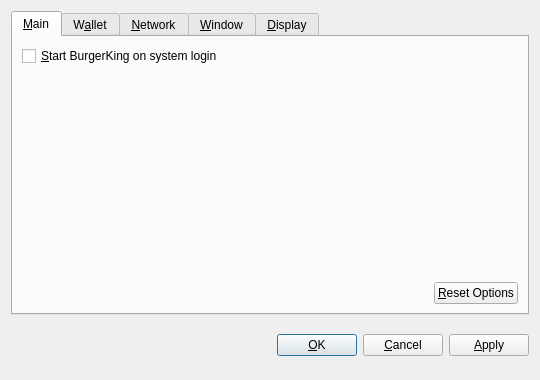
<?xml version="1.0" encoding="UTF-8"?>
<ui version="4.0">
 <class>OptionsDialog</class>
 <widget class="QDialog" name="OptionsDialog">
  <property name="geometry">
   <rect>
    <x>0</x>
    <y>0</y>
    <width>540</width>
    <height>380</height>
   </rect>
  </property>
  <property name="windowTitle">
   <string>Options</string>
  </property>
  <property name="modal">
   <bool>true</bool>
  </property>
  <layout class="QVBoxLayout" name="verticalLayout">
   <item>
    <widget class="QTabWidget" name="tabWidget">
     <property name="tabPosition">
      <enum>QTabWidget::North</enum>
     </property>
     <property name="currentIndex">
      <number>0</number>
     </property>
     <widget class="QWidget" name="tabMain">
      <attribute name="title">
       <string>&amp;Main</string>
      </attribute>
      <layout class="QVBoxLayout" name="verticalLayout_Main">
       <item>
        <widget class="QCheckBox" name="bitcoinAtStartup">
         <property name="toolTip">
          <string>Automatically start BurgerKing after logging in to the system.</string>
         </property>
         <property name="text">
          <string>&amp;Start BurgerKing on system login</string>
         </property>
        </widget>
       </item>
       <item>
        <spacer name="verticalSpacer_Main">
         <property name="orientation">
          <enum>Qt::Vertical</enum>
         </property>
         <property name="sizeHint" stdset="0">
          <size>
           <width>20</width>
           <height>40</height>
          </size>
         </property>
        </spacer>
       </item>
       <item>
        <layout class="QHBoxLayout" name="horizontalLayout_2_Main">
         <item>
          <spacer name="horizontalSpacer_2_Main">
           <property name="orientation">
            <enum>Qt::Horizontal</enum>
           </property>
           <property name="sizeHint" stdset="0">
            <size>
             <width>40</width>
             <height>20</height>
            </size>
           </property>
          </spacer>
         </item>
         <item>
          <widget class="QPushButton" name="resetButton">
           <property name="toolTip">
            <string>Reset all client options to default.</string>
           </property>
           <property name="text">
            <string>&amp;Reset Options</string>
           </property>
           <property name="autoDefault">
            <bool>false</bool>
           </property>
          </widget>
         </item>
        </layout>
       </item>
      </layout>
     </widget>
     <widget class="QWidget" name="tabWallet">
      <attribute name="title">
       <string>W&amp;allet</string>
      </attribute>
      <layout class="QVBoxLayout" name="verticalLayout_Network">
       <item>
        <widget class="QLabel" name="transactionFeeInfoLabel">
         <property name="text">
          <string>Optional transaction fee per kB that helps make sure your transactions are processed quickly. Most transactions are 1 kB.</string>
         </property>
         <property name="textFormat">
          <enum>Qt::PlainText</enum>
         </property>
         <property name="wordWrap">
          <bool>true</bool>
         </property>
        </widget>
       </item>
       <item>
        <layout class="QHBoxLayout" name="horizontalLayout_1_Main">
         <item>
          <widget class="QLabel" name="transactionFeeLabel">
           <property name="text">
            <string>Pay transaction &amp;fee</string>
           </property>
           <property name="textFormat">
            <enum>Qt::PlainText</enum>
           </property>
           <property name="buddy">
            <cstring>transactionFee</cstring>
           </property>
          </widget>
         </item>
         <item>
          <widget class="BitcoinAmountField" name="transactionFee"/>
         </item>
         <item>
          <spacer name="horizontalSpacer_1_Main">
           <property name="orientation">
            <enum>Qt::Horizontal</enum>
           </property>
           <property name="sizeHint" stdset="0">
            <size>
             <width>40</width>
             <height>20</height>
            </size>
           </property>
          </spacer>
         </item>
        </layout>
       </item>
       <item>
        <widget class="QLabel" name="label">
         <property name="text">
          <string>If you disable the spending of unconfirmed change, the change from a transaction cannot be used until that transaction has at least one confirmation. This also affects how your balance is computed.</string>
         </property>
         <property name="wordWrap">
          <bool>true</bool>
         </property>
        </widget>
       </item>
       <item>
        <widget class="QCheckBox" name="spendZeroConfChange">
         <property name="text">
          <string>Spend unconfirmed change  (experts only)</string>
         </property>
        </widget>
       </item>
       <item>
        <spacer name="verticalSpacer">
         <property name="orientation">
          <enum>Qt::Vertical</enum>
         </property>
         <property name="sizeHint" stdset="0">
          <size>
           <width>20</width>
           <height>40</height>
          </size>
         </property>
        </spacer>
       </item>
      </layout>
     </widget>
     <widget class="QWidget" name="tabNetwork">
      <attribute name="title">
       <string>&amp;Network</string>
      </attribute>
      <layout class="QVBoxLayout" name="verticalLayout_Network">
       <item>
        <widget class="QCheckBox" name="mapPortUpnp">
         <property name="toolTip">
          <string>Automatically open the BurgerKing client port on the router. This only works when your router supports UPnP and it is enabled.</string>
         </property>
         <property name="text">
          <string>Map port using &amp;UPnP</string>
         </property>
        </widget>
       </item>
       <item>
        <widget class="QCheckBox" name="connectSocks">
         <property name="toolTip">
          <string>Connect to the BurgerKing network through a SOCKS proxy (e.g. when connecting through Tor).</string>
         </property>
         <property name="text">
          <string>&amp;Connect through SOCKS proxy:</string>
         </property>
        </widget>
       </item>
       <item>
        <layout class="QHBoxLayout" name="horizontalLayout_Network">
         <item>
          <widget class="QLabel" name="proxyIpLabel">
           <property name="text">
            <string>Proxy &amp;IP:</string>
           </property>
           <property name="textFormat">
            <enum>Qt::PlainText</enum>
           </property>
           <property name="buddy">
            <cstring>proxyIp</cstring>
           </property>
          </widget>
         </item>
         <item>
          <widget class="QValidatedLineEdit" name="proxyIp">
           <property name="maximumSize">
            <size>
             <width>140</width>
             <height>16777215</height>
            </size>
           </property>
           <property name="toolTip">
            <string>IP address of the proxy (e.g. 127.0.0.1)</string>
           </property>
          </widget>
         </item>
         <item>
          <widget class="QLabel" name="proxyPortLabel">
           <property name="text">
            <string>&amp;Port:</string>
           </property>
           <property name="textFormat">
            <enum>Qt::PlainText</enum>
           </property>
           <property name="buddy">
            <cstring>proxyPort</cstring>
           </property>
          </widget>
         </item>
         <item>
          <widget class="QLineEdit" name="proxyPort">
           <property name="maximumSize">
            <size>
             <width>55</width>
             <height>16777215</height>
            </size>
           </property>
           <property name="toolTip">
            <string>Port of the proxy (e.g. 9050)</string>
           </property>
          </widget>
         </item>
         <item>
          <widget class="QLabel" name="socksVersionLabel">
           <property name="text">
            <string>SOCKS &amp;Version:</string>
           </property>
           <property name="textFormat">
            <enum>Qt::PlainText</enum>
           </property>
           <property name="buddy">
            <cstring>socksVersion</cstring>
           </property>
          </widget>
         </item>
         <item>
          <widget class="QValueComboBox" name="socksVersion">
           <property name="toolTip">
            <string>SOCKS version of the proxy (e.g. 5)</string>
           </property>
          </widget>
         </item>
         <item>
          <spacer name="horizontalSpacer_Network">
           <property name="orientation">
            <enum>Qt::Horizontal</enum>
           </property>
           <property name="sizeHint" stdset="0">
            <size>
             <width>40</width>
             <height>20</height>
            </size>
           </property>
          </spacer>
         </item>
        </layout>
       </item>
       <item>
        <spacer name="verticalSpacer_Network">
         <property name="orientation">
          <enum>Qt::Vertical</enum>
         </property>
         <property name="sizeHint" stdset="0">
          <size>
           <width>20</width>
           <height>40</height>
          </size>
         </property>
        </spacer>
       </item>
      </layout>
     </widget>
     <widget class="QWidget" name="tabWindow">
      <attribute name="title">
       <string>&amp;Window</string>
      </attribute>
      <layout class="QVBoxLayout" name="verticalLayout_Window">
       <item>
        <widget class="QCheckBox" name="minimizeToTray">
         <property name="toolTip">
          <string>Show only a tray icon after minimizing the window.</string>
         </property>
         <property name="text">
          <string>&amp;Minimize to the tray instead of the taskbar</string>
         </property>
        </widget>
       </item>
       <item>
        <widget class="QCheckBox" name="minimizeOnClose">
         <property name="toolTip">
          <string>Minimize instead of exit the application when the window is closed. When this option is enabled, the application will be closed only after selecting Quit in the menu.</string>
         </property>
         <property name="text">
          <string>M&amp;inimize on close</string>
         </property>
        </widget>
       </item>
       <item>
        <spacer name="verticalSpacer_Window">
         <property name="orientation">
          <enum>Qt::Vertical</enum>
         </property>
         <property name="sizeHint" stdset="0">
          <size>
           <width>20</width>
           <height>40</height>
          </size>
         </property>
        </spacer>
       </item>
      </layout>
     </widget>
     <widget class="QWidget" name="tabDisplay">
      <attribute name="title">
       <string>&amp;Display</string>
      </attribute>
      <layout class="QVBoxLayout" name="verticalLayout_Display">
       <item>
        <layout class="QHBoxLayout" name="horizontalLayout_1_Display">
         <item>
          <widget class="QLabel" name="langLabel">
           <property name="text">
            <string>User Interface &amp;language:</string>
           </property>
           <property name="textFormat">
            <enum>Qt::PlainText</enum>
           </property>
           <property name="buddy">
            <cstring>lang</cstring>
           </property>
          </widget>
         </item>
         <item>
          <widget class="QValueComboBox" name="lang">
           <property name="toolTip">
            <string>The user interface language can be set here. This setting will take effect after restarting BurgerKing.</string>
           </property>
          </widget>
         </item>
        </layout>
       </item>
       <item>
        <layout class="QHBoxLayout" name="horizontalLayout_2_Display">
         <item>
          <widget class="QLabel" name="unitLabel">
           <property name="text">
            <string>&amp;Unit to show amounts in:</string>
           </property>
           <property name="textFormat">
            <enum>Qt::PlainText</enum>
           </property>
           <property name="buddy">
            <cstring>unit</cstring>
           </property>
          </widget>
         </item>
         <item>
          <widget class="QValueComboBox" name="unit">
           <property name="toolTip">
            <string>Choose the default subdivision unit to show in the interface and when sending coins.</string>
           </property>
          </widget>
         </item>
        </layout>
       </item>
       <item>
        <widget class="QCheckBox" name="displayAddresses">
         <property name="toolTip">
          <string>Whether to show BurgerKing addresses in the transaction list or not.</string>
         </property>
         <property name="text">
          <string>&amp;Display addresses in transaction list</string>
         </property>
        </widget>
       </item>
       <item>
        <widget class="QCheckBox" name="coinControlFeatures">
         <property name="toolTip">
          <string>Whether to show coin control features or not.</string>
         </property>
         <property name="text">
          <string>Display coin &amp;control features (experts only!)</string>
         </property>
        </widget>
       </item>
       <item>
        <spacer name="verticalSpacer_Display">
         <property name="orientation">
          <enum>Qt::Vertical</enum>
         </property>
         <property name="sizeHint" stdset="0">
          <size>
           <width>20</width>
           <height>40</height>
          </size>
         </property>
        </spacer>
       </item>
      </layout>
     </widget>
    </widget>
   </item>
   <item>
    <layout class="QHBoxLayout" name="horizontalLayout_Buttons">
     <item>
      <spacer name="horizontalSpacer_1">
       <property name="orientation">
        <enum>Qt::Horizontal</enum>
       </property>
       <property name="sizeHint" stdset="0">
        <size>
         <width>40</width>
         <height>48</height>
        </size>
       </property>
      </spacer>
     </item>
     <item>
      <widget class="QLabel" name="statusLabel">
       <property name="font">
        <font>
         <weight>75</weight>
         <bold>true</bold>
        </font>
       </property>
       <property name="text">
        <string/>
       </property>
       <property name="textFormat">
        <enum>Qt::PlainText</enum>
       </property>
       <property name="wordWrap">
        <bool>true</bool>
       </property>
      </widget>
     </item>
     <item>
      <spacer name="horizontalSpacer_2">
       <property name="orientation">
        <enum>Qt::Horizontal</enum>
       </property>
       <property name="sizeHint" stdset="0">
        <size>
         <width>40</width>
         <height>48</height>
        </size>
       </property>
      </spacer>
     </item>
     <item>
      <widget class="QPushButton" name="okButton">
       <property name="text">
        <string>&amp;OK</string>
       </property>
      </widget>
     </item>
     <item>
      <widget class="QPushButton" name="cancelButton">
       <property name="text">
        <string>&amp;Cancel</string>
       </property>
       <property name="autoDefault">
        <bool>false</bool>
       </property>
      </widget>
     </item>
     <item>
      <widget class="QPushButton" name="applyButton">
       <property name="text">
        <string>&amp;Apply</string>
       </property>
       <property name="autoDefault">
        <bool>false</bool>
       </property>
      </widget>
     </item>
    </layout>
   </item>
  </layout>
 </widget>
 <customwidgets>
  <customwidget>
   <class>BitcoinAmountField</class>
   <extends>QSpinBox</extends>
   <header>bitcoinamountfield.h</header>
  </customwidget>
  <customwidget>
   <class>QValueComboBox</class>
   <extends>QComboBox</extends>
   <header>qvaluecombobox.h</header>
  </customwidget>
  <customwidget>
   <class>QValidatedLineEdit</class>
   <extends>QLineEdit</extends>
   <header>qvalidatedlineedit.h</header>
  </customwidget>
 </customwidgets>
 <resources/>
 <connections/>
</ui>
